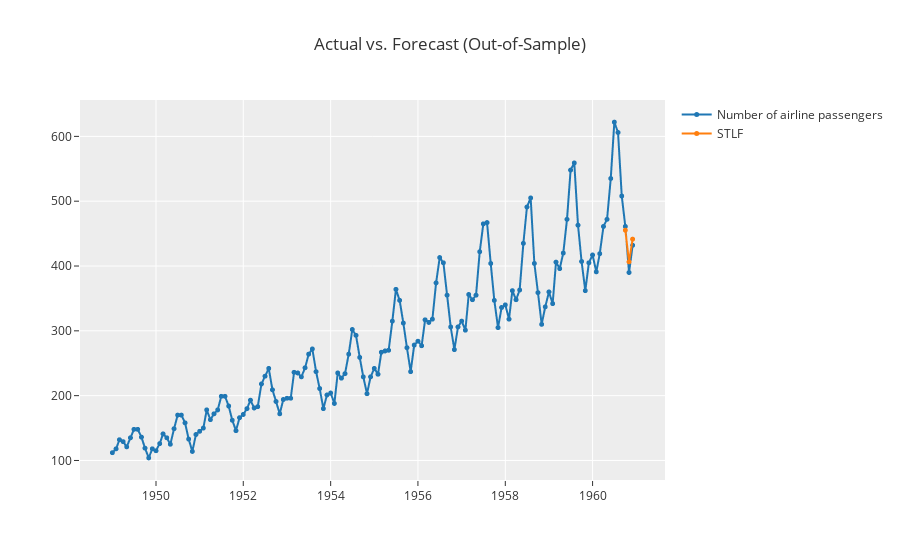

Notebook source saved alongside this figure:
### Markdown cell above
### Analyze Model

### Code cell
# plot forecast
plot_model(best, plot = 'forecast')

### Figure 1 — Plotly figure (JSON) as saved in the notebook; plotly's stock layout.template omitted (floating-point values rounded to 4 significant figures; data arrays with more than 128 entries replaced by an {"elided": "..."} marker saying what was removed)
{"data": [{"line": {"color": "rgb(31, 119, 180)", "width": 2}, "marker": {"color": "rgb(31, 119, 180)", "size": 5}, "mode": "lines+markers", "name": "Number of airline passengers", "type": "scattergl", "x": {"elided": "144 str values"}, "xaxis": "x", "y": {"elided": "144 int values"}, "yaxis": "y"}, {"line": {"color": "rgb(255, 127, 14)", "width": 2}, "marker": {"color": "rgb(255, 127, 14)", "size": 5}, "mode": "lines+markers", "name": "STLF", "type": "scattergl", "x": {"elided": "144 str values"}, "xaxis": "x", "y": {"elided": "144 float values"}, "yaxis": "y"}], "layout": {"showlegend": true, "title": {"text": "Actual vs. Forecast (Out-of-Sample)"}, "xaxis": {"anchor": "y", "domain": [0, 1]}, "yaxis": {"anchor": "x", "domain": [0, 1]}}}
